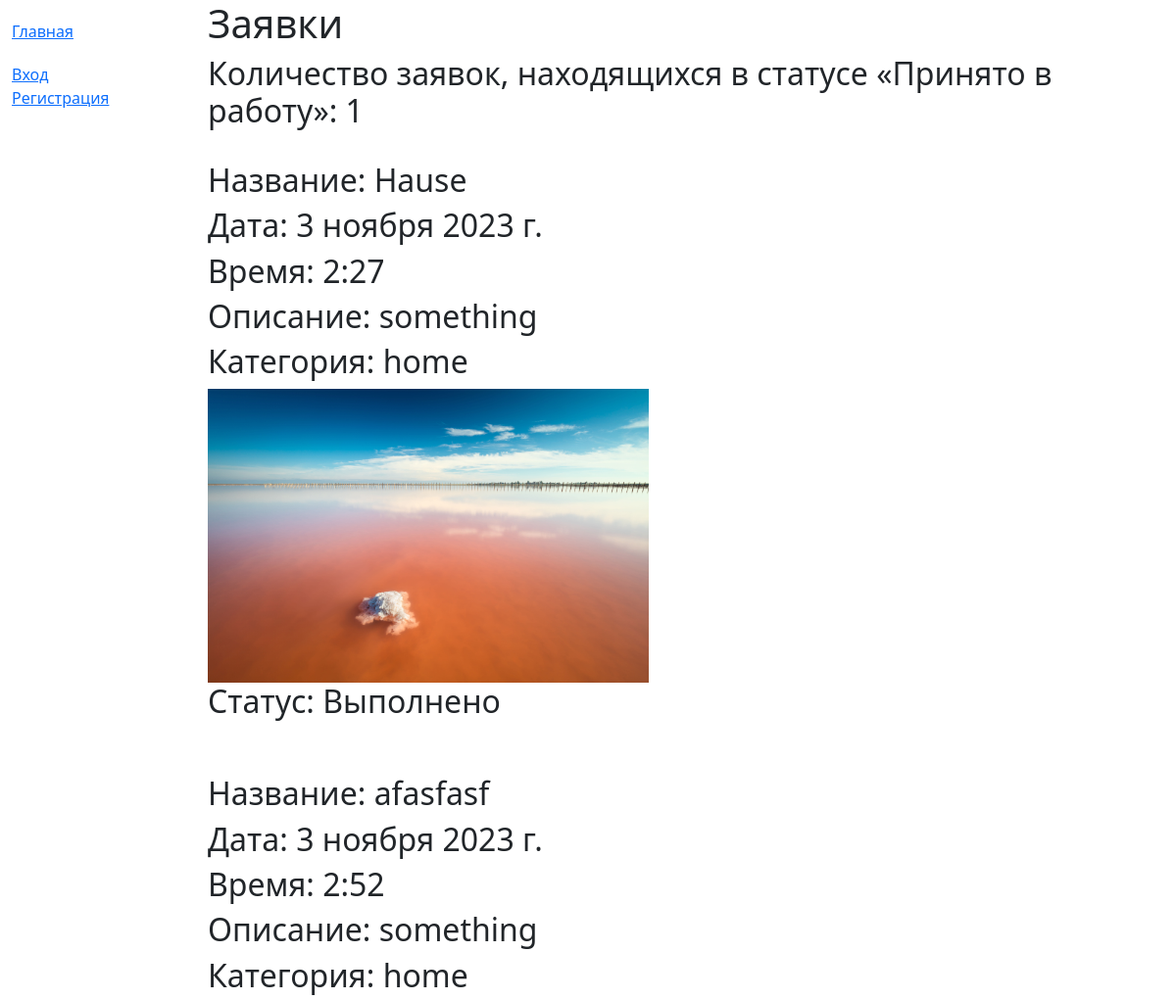
Before: / (upper part) with the older database file.
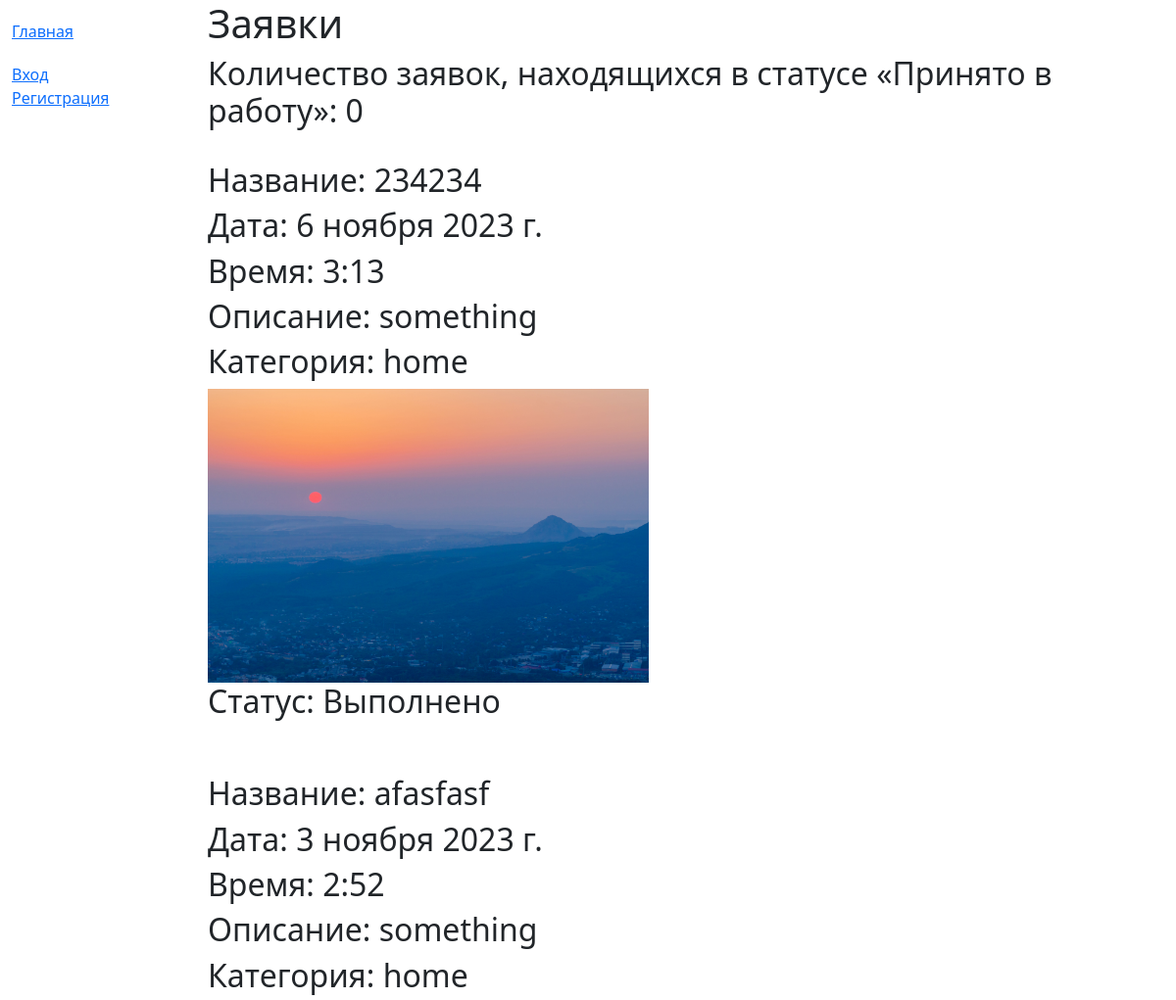
After: the same page with the newer database file.
### MySite/models.py (models this page shows, shortened)
class Applications(models.Model):
    def validate_image(fieldfile_obj):
        filesize = fieldfile_obj.file.size
        megabyte_limit = 2.0
        if filesize > megabyte_limit * 1024 * 1024:
            raise ValidationError("Max file size is %sMB" % str(megabyte_limit))
    title = models.CharField(max_length=100)
    deck = models.TextField(max_length=1000, default='something')
    category = models.ForeignKey('category', on_delete=models.SET_NULL, null=True)
    date_create = models.DateField(default=datetime.now, verbose_name="Дата создания")
    time_create = models.TimeField(default=datetime.now, verbose_name="Время создания")
    image = models.ImageField(upload_to="media/", verbose_name="Фотография",
                              help_text="Разрешается формата файла только jpg, jpeg, png, bmp",
                              validators=[FileExtensionValidator(allowed_extensions=['jpg', 'jpeg', 'png', 'bmp']),
                                          validate_image])
    REQUEST_STATUS = (
        ('Новая', 'Новая'),
        ('Принято в работу', 'Принято в работу'),
        ('Выполнено', 'Выполнено'),
    )
    status = models.CharField(
        max_length=16,
        choices=REQUEST_STATUS,
        default='Новая',
        blank=True,
        verbose_name="Статус")
    borrower = models.ForeignKey(AdvUser, on_delete=models.CASCADE, null=True, blank=True)

class Category(models.Model):
    name = models.CharField(max_length=200,
                            help_text="Введите категорию")
    def __str__(self):
        return self.name

### MySite/views.py (the view)
# urls.py: path('', views.ApplicationsView.as_view(), name='index'),
class ApplicationsView(generic.ListView):
    model = Applications
    template_name = 'index.html'
    context_object_name = 'application'
    def get_context_data(self, **kwargs):
        context = super().get_context_data(**kwargs)
        context['num_AcceptedForWork'] = Applications.objects.filter(status__exact='Принято в работу').count()
        return context
    def get_queryset(self):
        return Applications.objects.filter(status__exact='Выполнено').order_by('-date_create')[:4]

### MySite/templates/index.html
{% extends "base.html" %}
{% load static %}
{% block content %}
<h1>Заявки</h1>
<h2>Количество заявок, находящихся в статусе «Принято в работу»: {{ num_AcceptedForWork }}</h2><br>
{% for i in application %}
<h2>Название: {{i.title}}</h2>
<h2>Дата: {{i.date_create}}</h2>
<h2>Время: {{i.time_create}}</h2>
<h2>Описание: {{i.deck}}</h2>
<h2>Категория: {{i.category}}</h2>
<img src="{{i.image.url}}" width="450px" height="300px"/>
<h2>Статус: {{i.status}}</h2><br><br>
{% endfor %}
{% endblock %}

Changed rows visible on the page:
no longer on this page (row edited): Applications: title "Hause", date_create "3 ноября 2023 г.", time_create "2:27", deck "something", category "home", image (picture), status "Выполнено"
now on this page (row edited): Applications: title "234234", date_create "6 ноября 2023 г.", time_create "3:13", deck "something", category "home", image (picture), status "Выполнено"
Other visible differences:
{{ num_AcceptedForWork }}: "1" → "0"
